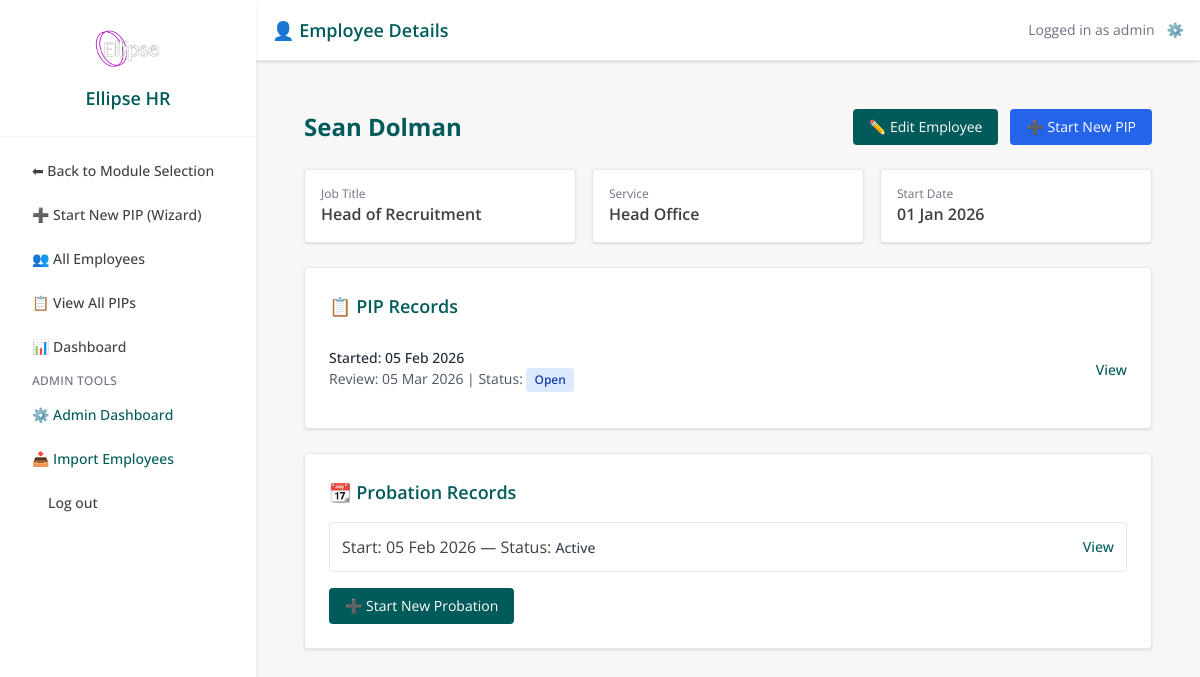
Screenshot of /employee/1 (signed in) with the database file from the repository.
### pip_app/models.py (models this page shows, shortened)
class User(db.Model, UserMixin):
    id = db.Column(db.Integer, primary_key=True)
    username = db.Column(db.String(80), unique=True, nullable=False)
    email = db.Column(db.String(120), unique=True, nullable=False)
    password_hash = db.Column(db.String(200), nullable=False)
    admin_level = db.Column(db.Integer, default=0)  # 0 = line mgr, 1 = admin, 2 = superuser
    team_id = db.Column(db.Integer, nullable=True)
    def is_superuser(self):
        return self.admin_level == 2

class Employee(db.Model):
    id = db.Column(db.Integer, primary_key=True)
    first_name = db.Column(db.String(100))
    last_name = db.Column(db.String(100))
    job_title = db.Column(db.String(100))
    line_manager = db.Column(db.String(100))
    service = db.Column(db.String(100))
    start_date = db.Column(db.Date)
    team_id = db.Column(db.Integer)
    email = db.Column(db.String(120), nullable=True)
    pips = db.relationship('PIPRecord', back_populates='employee', lazy=True)

class PIPRecord(db.Model):
    __tablename__ = 'pip_record'
    id = db.Column(db.Integer, primary_key=True)
    employee_id = db.Column(db.Integer, db.ForeignKey('employee.id'), nullable=False)
    assigned_to = db.Column(db.Integer, db.ForeignKey('user.id'), nullable=True)  # NEW
    concerns = db.Column(db.Text, nullable=False)
    start_date = db.Column(db.Date, nullable=False)
    review_date = db.Column(db.Date, nullable=False)
    meeting_notes = db.Column(db.Text)
    status = db.Column(db.String(20), default='Open')
    created_by = db.Column(db.String(100))
    created_at = db.Column(db.DateTime, default=datetime.utcnow)
    last_updated = db.Column(db.DateTime, default=datetime.utcnow, onupdate=datetime.utcnow)
    ai_advice = db.Column(db.Text)
    ai_advice_generated_at = db.Column(db.DateTime)
    capability_meeting_date = db.Column(db.DateTime, nullable=True)
    capability_meeting_time = db.Column(db.String, nullable=True)
    capability_meeting_venue = db.Column(db.String, nullable=True)
    concern_category = db.Column(db.String(100))
    severity = db.Column(db.String(50))
    frequency = db.Column(db.String(50))
    tags = db.Column(db.Text)
    ai_summary = db.Column(db.Text, nullable=True)
    ai_action_suggestions = db.Column(JSON, nullable=True)
    ai_next_up = db.Column(JSON, nullable=True)
    ai_actions_accepted = db.Column(JSON, nullable=True)
    outcome_status = db.Column(db.String(50), nullable=True)  # e.g., Successful, Extended, Unsuccessful
    outcome_notes = db.Column(db.Text, nullable=True)
    employee = db.relationship('Employee', back_populates='pips')
    assignee = db.relationship('User', backref='assigned_pips')  # NEW
    action_items = db.relationship(
        'PIPActionItem',
        back_populates='pip_record',
        cascade='all, delete-orphan',
        lazy=True
    )
    timeline_events = db.relationship(
        'TimelineEvent',
        back_populates='pip_record',
        cascade='all, delete-orphan',
        lazy=True
    )

class ProbationRecord(db.Model):
    id = db.Column(db.Integer, primary_key=True)
    employee_id = db.Column(db.Integer, db.ForeignKey('employee.id'), nullable=False)
    start_date = db.Column(db.Date, nullable=False)
    expected_end_date = db.Column(db.Date, nullable=False)
    status = db.Column(db.String(50), default="Active")  # Active, Extended, Completed, Failed
    notes = db.Column(db.Text)
    created_at = db.Column(db.DateTime, default=datetime.utcnow)
    last_updated = db.Column(db.DateTime, default=datetime.utcnow, onupdate=datetime.utcnow)
    reviews = db.relationship('ProbationReview', backref='probation', lazy=True, cascade="all, delete-orphan")
    plans = db.relationship('ProbationPlan', backref='probation', lazy=True, cascade="all, delete-orphan")
    employee = db.relationship('Employee', backref=db.backref('probation_records', lazy=True))

### app.py (the view)
@app.route('/employee/<int:employee_id>')
@login_required
def employee_detail(employee_id):
    employee = Employee.query.options(db.joinedload(Employee.pips)).get_or_404(employee_id)
    if current_user.admin_level == 0 and employee.team_id != current_user.team_id:
        flash('Access denied')
        return redirect(url_for('dashboard'))
    return render_template('employee_detail.html', employee=employee)

### app.py (called while the page is built)
@app.context_processor
def inject_module():
    return dict(active_module=session.get('active_module'))

@app.context_processor
def inject_csrf_token():
    return dict(csrf_token=generate_csrf)

@login_manager.user_loader
def load_user(user_id):
    return db.session.get(User, int(user_id))

@app.before_request
def set_active_module():
    path = request.path.lower()
    if path.startswith('/pip/') or \
       path.startswith('/employee/') or \
       path in ['/dashboard', '/pip_list', '/employee/list', '/employee/add', '/pip/select-employee']:
        session['active_module'] = 'PIP'
    elif path.startswith('/probation/'):
        session['active_module'] = 'Probation'
    elif path == '/':
        session.pop('active_module', None)

@app.context_processor
def inject_csrf_token():
    return dict(csrf_token=generate_csrf)

### templates/employee_detail.html (shortened to what this page needs)
{% extends "base.html" %}
{% block page_title %}👤 Employee Details{% endblock %}
{% block content %}
<div class="max-w-5xl mx-auto p-6 space-y-6">
  <div class="flex justify-between items-center">
    <h1 class="text-2xl font-bold text-ellipse-teal">
      {{ employee.first_name }} {{ employee.last_name }}
    </h1>
    <div class="flex gap-3">
      <a href="{{ url_for('edit_employee', employee_id=employee.id) }}"
         class="inline-flex items-center bg-ellipse-teal text-white px-4 py-2 rounded hover:bg-ellipse-hover text-sm">
        ✏️ Edit Employee
      </a>
      <button onclick="openPipModal()" class="inline-flex items-center bg-blue-600 text-white px-4 py-2 rounded hover:bg-blue-700 text-sm">
        ➕ Start New PIP
      </button>
    </div>
  </div>
  <div class="grid grid-cols-1 md:grid-cols-3 gap-4">
    <div class="bg-white p-4 rounded shadow border">
      <p class="text-xs text-gray-500">Job Title</p>
      <p class="text-base font-semibold">{{ employee.job_title }}</p>
    </div>
    <div class="bg-white p-4 rounded shadow border">
      <p class="text-xs text-gray-500">Service</p>
      <p class="text-base font-semibold">{{ employee.service }}</p>
    </div>
    <div class="bg-white p-4 rounded shadow border">
      <p class="text-xs text-gray-500">Start Date</p>
      <p class="text-base font-semibold">{{ employee.start_date.strftime('%d %b %Y') }}</p>
    </div>
  </div>
  <div class="bg-white p-6 rounded shadow border">
    <h2 class="text-lg font-semibold text-ellipse-teal mb-4">📋 PIP Records</h2>
    <ul class="divide-y divide-gray-200">
      {% for pip in employee.pips %}
        <li class="py-3">
          <div class="flex justify-between items-center">
            <div>
              <p class="text-sm font-medium text-gray-800">Started: {{ pip.start_date.strftime('%d %b %Y') }}</p>
              <p class="text-sm text-gray-600">
                Review: {{ pip.review_date.strftime('%d %b %Y') }} |
                Status:
                <span class="inline-block px-2 py-1 rounded text-xs font-semibold
                  {% if pip.status == 'Open' %}bg-blue-100 text-blue-800
                  {% elif pip.status == 'Completed' %}bg-green-100 text-green-800
                  {% elif pip.status == 'Closed' %}bg-gray-200 text-gray-700
                  {% else %}bg-gray-100 text-gray-600
                  {% endif %}">
                  {{ pip.status }}
                </span>
              </p>
            </div>
            <a href="{{ url_for('pip_detail', id=pip.id) }}"
               class="text-sm text-ellipse-teal hover:underline font-medium">
              View
            </a>
          </div>
        </li>
      {% else %}
        <li class="py-3 text-gray-400">No PIPs for this employee.</li>
      {% endfor %}
    </ul>
  </div>
  <div class="bg-white p-6 rounded shadow border">
    <h2 class="text-lg font-semibold text-ellipse-teal mb-4">📆 Probation Records</h2>
    {% if employee.probation_records %}
      <ul class="space-y-2">
        {% for probation in employee.probation_records %}
          <li class="flex justify-between items-center border p-3 rounded hover:bg-ellipse-light transition">
            <span>
              Start: {{ probation.start_date.strftime('%d %b %Y') }} —
              Status:
              <span class="text-sm font-medium text-gray-700">{{ probation.status }}</span>
            </span>
            <a href="{{ url_for('view_probation', id=probation.id) }}"
               class="text-sm text-ellipse-teal hover:underline font-medium">
              View
            </a>
          </li>
        {% endfor %}
      </ul>
    {% else %}
      <p class="text-gray-400 text-sm">No probation records found.</p>
    {% endif %}
    <a href="{{ url_for('create_probation', employee_id=employee.id) }}"
       class="inline-block mt-4 bg-ellipse-teal text-white px-4 py-2 rounded hover:bg-ellipse-hover text-sm">
      ➕ Start New Probation
    </a>
  </div>
</div>
{% endblock %}

### templates/base.html (shortened to what this page needs)
<!DOCTYPE html>
<html lang="en">
<head>
  <link rel="stylesheet" href="{{ url_for('static', filename='css/tokens.css') }}">
  <link rel="stylesheet" href="{{ url_for('static', filename='css/ui.css') }}">
  <script src="https://cdn.tailwindcss.com"></script>
</head>
<body class="text-ellipse-gray font-sans overflow-x-hidden {% if layout != 'fullscreen' %}bg-ellipse-light min-h-screen{% endif %}">
{% if layout != 'fullscreen' and not hide_sidebar %}
<div class="flex flex-col md:flex-row min-h-screen">
  {% if current_user.is_authenticated and active_module %}
    <aside id="sidebarMenu"
      class="w-64 bg-white shadow-md fixed top-0 left-0 h-screen overflow-y-auto z-40 transform -translate-x-full transition-transform duration-300 ease-in-out md:translate-x-0 md:block">
      <div class="p-6 border-b border-ellipse-light text-center">
        <img src="{{ url_for('static', filename='images/logo.avif') }}" alt="Ellipse HR Logo" class="h-12 w-auto mx-auto mb-3" />
        <h1 class="text-lg font-semibold text-ellipse-teal">Ellipse HR</h1>
      </div>
      <nav class="p-4 space-y-2 text-sm font-medium">
        <a
  href="/"
  class="block px-4 py-2 rounded hover:bg-ellipse-light text-ellipse-gray"
>
  ⬅ Back to Module Selection
</a>
        {% if active_module == 'PIP' %}
          <a href="{{ url_for('create_pip_wizard') }}"
             class="block px-4 py-2 rounded hover:bg-ellipse-light text-ellipse-gray {% if request.endpoint == 'create_pip_wizard' %}bg-ellipse-light font-semibold text-ellipse-teal{% endif %}">
            ➕ Start New PIP (Wizard)
          </a>
          <a href="{{ url_for('employee_list') }}" class="block px-4 py-2 rounded hover:bg-ellipse-light text-ellipse-gray">👥 All Employees</a>
          <a href="{{ url_for('pip_list') }}" class="block px-4 py-2 rounded hover:bg-ellipse-light text-ellipse-gray">📋 View All PIPs</a>
          <a href="{{ url_for('dashboard') }}" class="block px-4 py-2 rounded hover:bg-ellipse-light text-ellipse-gray">📊 Dashboard</a>
          {% endif %}
        {% if current_user.is_superuser() %}
          <div class="mt-4 mb-1 text-xs uppercase tracking-wide text-gray-500 px-4">Admin Tools</div>
          <a href="{{ url_for('admin_dashboard') }}" class="block px-4 py-2 rounded hover:bg-ellipse-light text-[#005b5a] {% if request.endpoint == 'admin_dashboard' %}bg-ellipse-light font-semibold{% endif %}">⚙️ Admin Dashboard</a>
          <a href="{{ url_for('employee_import') }}" class="block px-4 py-2 rounded hover:bg-ellipse-light text-[#005b5a] {% if request.endpoint == 'employee_import' %}bg-ellipse-light font-semibold{% endif %}">📥 Import Employees</a>
        {% endif %}
        <form action="/logout" method="POST" class="px-4">
    <button
      type="submit"
      class="w-full text-left px-4 py-2 rounded hover:bg-ellipse-red/10 text-ellipse-red text-sm"
    >
      Log out
    </button>
</form>
      </nav>
    </aside>
  {% endif %}
{% endif %}
<main id="main" class="flex-1 {% if not hide_sidebar %}md:ml-64{% endif %}">
  {% if layout != 'fullscreen' and current_user.is_authenticated and active_module and not hide_sidebar %}
    <header class="bg-white shadow p-4 flex justify-between items-center border-b border-gray-200">
      <h2 class="text-lg font-semibold text-ellipse-teal">{% block page_title %}{% endblock %}</h2>
      <div class="flex items-center space-x-3 text-sm text-gray-500">
        <span>Logged in as {{ current_user.username }}</span>
        {% if current_user.is_superuser() %}
          <a href="{{ url_for('admin_dashboard') }}" class="text-ellipse-teal hover:text-ellipse-hover" title="Admin Tools">⚙️</a>
        {% endif %}
      </div>
    </header>
  {% endif %}
  <div class="{% if layout != 'fullscreen' %}p-4 sm:p-6 max-w-7xl mx-auto{% endif %}">
    {% block content %}{% endblock %}
  </div>
</main>
{% if layout != 'fullscreen' and not hide_sidebar %}
</div>
{% endif %}
</body>
</html>

### static/css/tokens.css (style rules this page uses)
:root { --color-brand-50: #e8f3f2; --color-brand-100: #cfe7e6; --color-brand-200: #a4d1cf; --color-brand-300: #75bbb7; --color-brand-400: #2e9e99; --color-brand-500: #008a86; --color-brand-600: #005b5a; --color-brand-700: #004746; --color-brand-800: #003635; --color-brand-900: #012929; --color-bg: #ffffff; --color-surface: #ffffff; --color-text: #111827; --color-subtle: #6b7280; --color-border: #e5e7eb; --color-success: #10b981; --color-warning: #f59e0b; --color-danger: #ef4444; --color-info: #3b82f6; --color-focus: rgba(0, 91, 90, 0.25); --space-0: 0; --space-1: 0.25rem; --space-2: 0.5rem; --space-3: 0.75rem; --space-4: 1rem; --space-5: 1.25rem; --space-6: 1.5rem; --radius-sm: 0.375rem; --radius-md: 0.5rem; --radius-lg: 0.75rem; --radius-xl: 1rem; --shadow-sm: 0 1px 2px rgba(0,0,0,0.06); --shadow-md: 0 4px 10px rgba(0,0,0,0.08); --font-sans: ui-sans-serif, system-ui, -apple-system, Segoe UI, Roboto, Inter, "Helvetica Neue", Arial, "Noto Sans", "Apple Color Emoji", "Segoe UI Emoji"; --fs-xs: 0.75rem; --fs-sm: 0.875rem; --fs-base: 1rem; --fs-lg: 1.125rem; --fs-xl: 1.25rem; }
.text-ellipse-teal { color: var(--color-brand-600); }
.bg-ellipse-teal { background-color: var(--color-brand-600); }
:where(button, [type="button"], [type="submit"], a, input, select, textarea):focus { outline: 2px solid transparent; box-shadow: 0 0 0 3px var(--color-focus); border-radius: inherit; }

### static/css/ui.css (style rules this page uses)
html, body { color: var(--color-text); background: var(--color-bg); font-family: var(--font-sans); font-size: var(--fs-base); }

### templates/base.html (style rules this page uses)
:root { --brand-primary:#005b5a; --brand-primary-600:#004746; --brand-bg:#f8fafc; --text:#111827; --muted:#6b7280; --radius:12px; }
body { color:var(--text); background:var(--brand-bg); }

### rows the page displays
User: username "admin"
Employee: first_name "Sean", last_name "Dolman", job_title "Head of Recruitment", service "Head Office", start_date "01 Jan 2026"
PIPRecord: start_date "05 Feb 2026", review_date "05 Mar 2026", status "Open"
ProbationRecord: start_date "05 Feb 2026", status "Active"
